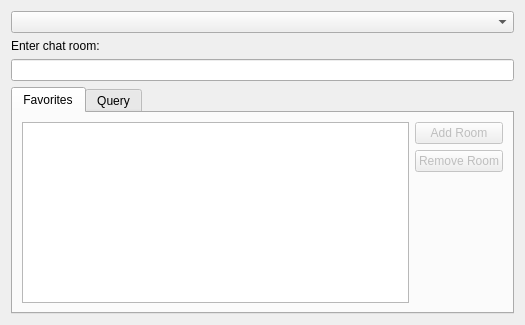
<?xml version="1.0" encoding="UTF-8"?>
<ui version="4.0">
 <class>JoinChatRoomDialog</class>
 <widget class="QWidget" name="JoinChatRoomDialog">
  <property name="geometry">
   <rect>
    <x>0</x>
    <y>0</y>
    <width>525</width>
    <height>325</height>
   </rect>
  </property>
  <property name="minimumSize">
   <size>
    <width>525</width>
    <height>0</height>
   </size>
  </property>
  <property name="windowTitle">
   <string>Join Chatroom</string>
  </property>
  <layout class="QVBoxLayout" name="verticalLayout">
   <item>
    <widget class="KComboBox" name="comboBox"/>
   </item>
   <item>
    <widget class="QLabel" name="label">
     <property name="text">
      <string>Enter chat room:</string>
     </property>
    </widget>
   </item>
   <item>
    <widget class="KLineEdit" name="lineEdit">
     <property name="showClearButton" stdset="0">
      <bool>true</bool>
     </property>
    </widget>
   </item>
   <item>
    <widget class="QTabWidget" name="tabWidget">
     <property name="currentIndex">
      <number>0</number>
     </property>
     <widget class="QWidget" name="favoritesTab">
      <attribute name="title">
       <string>Favorites</string>
      </attribute>
      <layout class="QVBoxLayout" name="verticalLayout_3">
       <item>
        <layout class="QHBoxLayout" name="horizontalLayout_2">
         <item>
          <widget class="QListView" name="listView"/>
         </item>
         <item>
          <layout class="QVBoxLayout" name="verticalLayout_4">
           <item>
            <widget class="QPushButton" name="addFavoritePushButton">
             <property name="enabled">
              <bool>false</bool>
             </property>
             <property name="text">
              <string>Add Room</string>
             </property>
             <property name="icon">
              <iconset theme="list-add">
               <normaloff/>
              </iconset>
             </property>
            </widget>
           </item>
           <item>
            <widget class="QPushButton" name="removeFavoritePushButton">
             <property name="enabled">
              <bool>false</bool>
             </property>
             <property name="text">
              <string>Remove Room</string>
             </property>
             <property name="icon">
              <iconset theme="list-remove">
               <normaloff/>
              </iconset>
             </property>
            </widget>
           </item>
           <item>
            <spacer name="verticalSpacer">
             <property name="orientation">
              <enum>Qt::Vertical</enum>
             </property>
             <property name="sizeHint" stdset="0">
              <size>
               <width>20</width>
               <height>40</height>
              </size>
             </property>
            </spacer>
           </item>
          </layout>
         </item>
        </layout>
       </item>
      </layout>
     </widget>
     <widget class="QWidget" name="queryTab">
      <attribute name="title">
       <string>Query</string>
      </attribute>
      <layout class="QVBoxLayout" name="verticalLayout_2">
       <item>
        <widget class="QLabel" name="serverLabel">
         <property name="text">
          <string>Server to be queried:</string>
         </property>
        </widget>
       </item>
       <item>
        <layout class="QHBoxLayout" name="horizontalLayout">
         <item>
          <widget class="KLineEdit" name="serverLineEdit">
           <property name="placeholderText">
            <string/>
           </property>
           <property name="clickMessage">
            <string>Leave blank for the selected account's default server</string>
           </property>
           <property name="showClearButton" stdset="0">
            <bool>true</bool>
           </property>
          </widget>
         </item>
         <item>
          <widget class="QPushButton" name="queryPushButton">
           <property name="enabled">
            <bool>false</bool>
           </property>
           <property name="text">
            <string>Query</string>
           </property>
          </widget>
         </item>
         <item>
          <widget class="QPushButton" name="stopPushButton">
           <property name="enabled">
            <bool>false</bool>
           </property>
           <property name="text">
            <string>Stop</string>
           </property>
          </widget>
         </item>
        </layout>
       </item>
       <item>
        <widget class="QTreeView" name="treeView">
         <property name="alternatingRowColors">
          <bool>true</bool>
         </property>
         <property name="selectionMode">
          <enum>QAbstractItemView::ExtendedSelection</enum>
         </property>
         <property name="rootIsDecorated">
          <bool>false</bool>
         </property>
         <property name="uniformRowHeights">
          <bool>true</bool>
         </property>
         <property name="allColumnsShowFocus">
          <bool>true</bool>
         </property>
        </widget>
       </item>
       <item>
        <widget class="KLineEdit" name="filterBar">
         <property name="placeholderText">
          <string/>
         </property>
         <property name="clickMessage">
          <string>Search rooms</string>
         </property>
         <property name="showClearButton" stdset="0">
          <bool>true</bool>
         </property>
        </widget>
       </item>
      </layout>
     </widget>
    </widget>
   </item>
  </layout>
 </widget>
 <customwidgets>
  <customwidget>
   <class>KComboBox</class>
   <extends>QComboBox</extends>
   <header>kcombobox.h</header>
  </customwidget>
  <customwidget>
   <class>KLineEdit</class>
   <extends>QLineEdit</extends>
   <header>klineedit.h</header>
  </customwidget>
 </customwidgets>
 <resources/>
 <connections/>
</ui>
